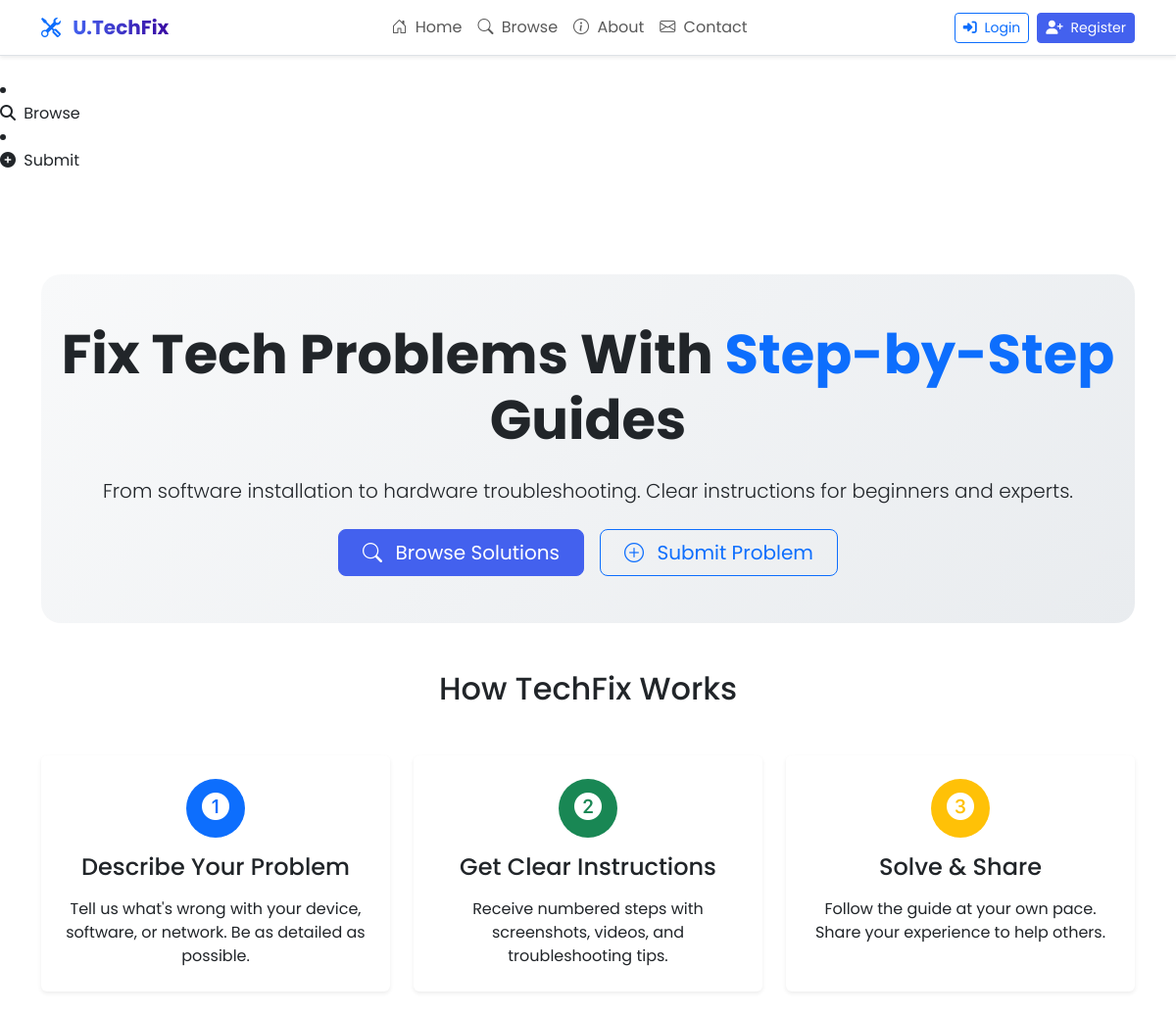
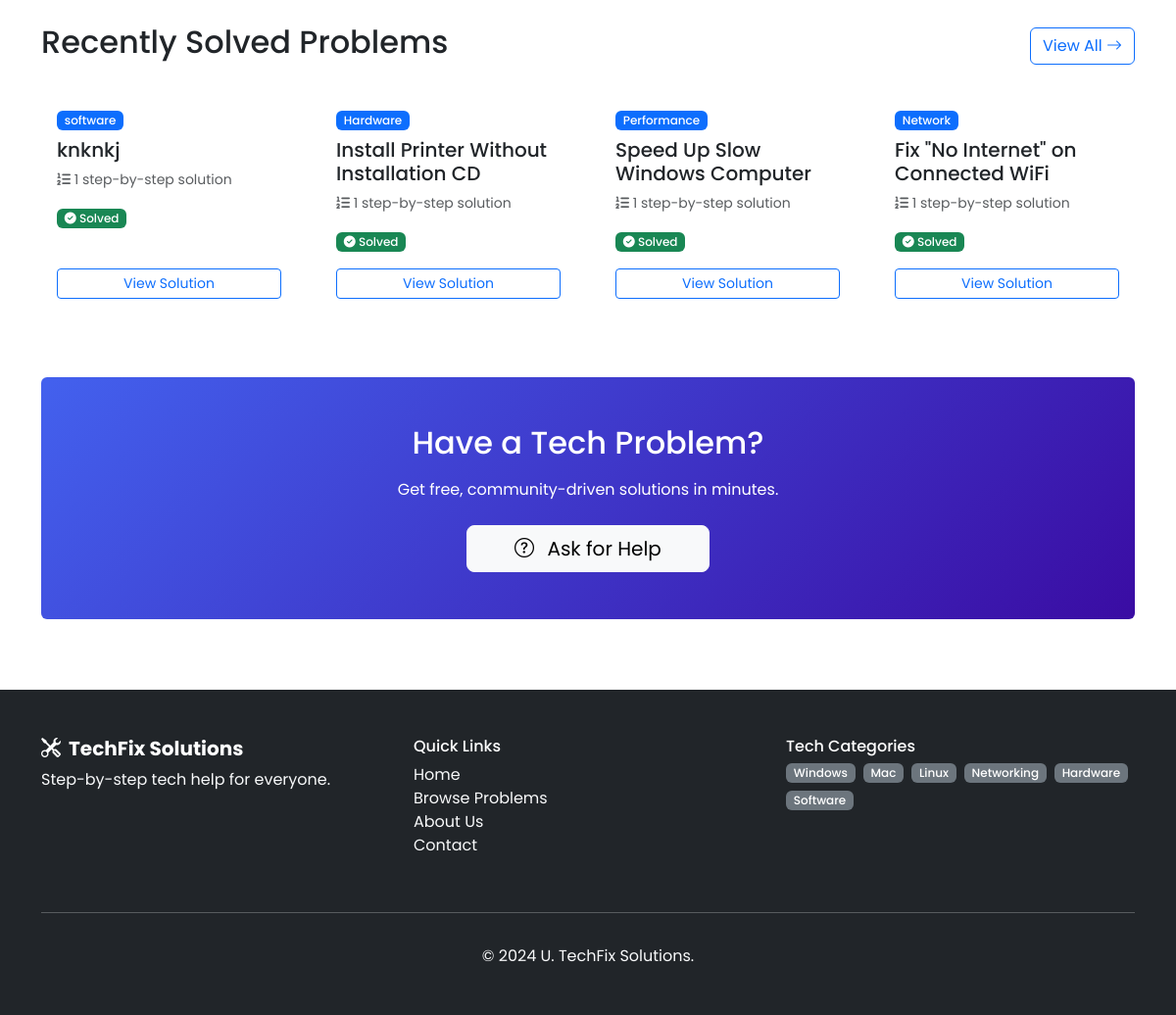
The page / on the database its author committed (2 pictures, top to bottom).
### Blog.py (models this page shows, shortened)
class Problem(db.Model):
    __tablename__ = 'problems'
    id = db.Column(db.Integer, primary_key=True)
    title = db.Column(db.String(200), nullable=False)
    description = db.Column(db.Text, nullable=False)
    category = db.Column(db.String(50))
    device_type = db.Column(db.String(50))
    operating_system = db.Column(db.String(50))
    urgency = db.Column(db.String(20), default='medium')
    is_solved = db.Column(db.Boolean, default=False)
    views = db.Column(db.Integer, default=0)
    solution_count = db.Column(db.Integer, default=0)
    user_id = db.Column(db.Integer, db.ForeignKey('users.id'), nullable=False)
    created_at = db.Column(db.DateTime, default=datetime.utcnow)
    updated_at = db.Column(db.DateTime, default=datetime.utcnow, onupdate=datetime.utcnow)
    author = db.relationship('User', backref='user_problems')
    solutions = db.relationship('Solution', backref='problem', lazy=True, cascade="all, delete-orphan")

### Blog.py (the view)
@app.route('/')
def home():
    recent_problems = Problem.query.filter_by(is_solved=True).order_by(Problem.created_at.desc()).limit(4).all()
    return render_template('index.html', title='Home', recent_problems=recent_problems)

### Blog.py (called while the page is built)
@app.context_processor
def inject_user():
    return dict(current_user=current_user)

### templates/index.html (shortened to what this page needs)
{% extends "base.html" %}
{% block content %}
<section class="hero-section text-center py-5 mb-5">
    <div class="container">
        <h1 class="display-4 fw-bold mb-4">
            Fix Tech Problems With
            <span class="text-primary">Step-by-Step</span> Guides
        </h1>
        <p class="lead mb-4">
            From software installation to hardware troubleshooting.
            Clear instructions for beginners and experts.
        </p>
        <div class="d-flex flex-column flex-md-row justify-content-center gap-3">
            <a href="{{ url_for('browse') }}" class="btn btn-primary btn-lg px-4">
                <i class="bi bi-search me-2"></i> Browse Solutions
            </a>
            <a href="{{ url_for('submit_problem') }}" class="btn btn-outline-primary btn-lg px-4">
                <i class="bi bi-plus-circle me-2"></i> Submit Problem
            </a>
        </div>
    </div>
</section>
<section class="how-it-works mb-5">
    <h2 class="text-center mb-5">How TechFix Works</h2>
    <div class="row g-4">
        <div class="col-md-4">
            <div class="card border-0 shadow-sm h-100 text-center p-4">
                <div class="step-number mb-3">
                    <span class="bg-primary text-white rounded-circle d-inline-flex align-items-center justify-content-center"
                          style="width: 60px; height: 60px;">
                        <i class="bi bi-1-circle-fill fs-3"></i>
                    </span>
                </div>
                <h4 class="card-title mb-3">Describe Your Problem</h4>
                <p class="card-text">
                    Tell us what's wrong with your device, software, or network.
                    Be as detailed as possible.
                </p>
            </div>
        </div>
        <div class="col-md-4">
            <div class="card border-0 shadow-sm h-100 text-center p-4">
                <div class="step-number mb-3">
                    <span class="bg-success text-white rounded-circle d-inline-flex align-items-center justify-content-center"
                          style="width: 60px; height: 60px;">
                        <i class="bi bi-2-circle-fill fs-3"></i>
                    </span>
                </div>
                <h4 class="card-title mb-3">Get Clear Instructions</h4>
                <p class="card-text">
                    Receive numbered steps with screenshots, videos,
                    and troubleshooting tips.
                </p>
            </div>
        </div>
        <div class="col-md-4">
            <div class="card border-0 shadow-sm h-100 text-center p-4">
                <div class="step-number mb-3">
                    <span class="bg-warning text-white rounded-circle d-inline-flex align-items-center justify-content-center"
                          style="width: 60px; height: 60px;">
                        <i class="bi bi-3-circle-fill fs-3"></i>
                    </span>
                </div>
                <h4 class="card-title mb-3">Solve & Share</h4>
                <p class="card-text">
                    Follow the guide at your own pace.
                    Share your experience to help others.
                </p>
            </div>
        </div>
    </div>
</section>
<section class="featured-problems mt-5">
    <div class="d-flex justify-content-between align-items-center mb-4">
        <h2>Recently Solved Problems</h2>
        <a href="{{ url_for('browse') }}" class="btn btn-outline-primary">
            View All <i class="bi bi-arrow-right"></i>
        </a>
    </div>
    <div class="row">
        {% if recent_problems %}
            {% for problem in recent_problems %}
            <div class="col-md-6 col-lg-3 mb-4">
                <div class="card h-100 problem-card">
                    <div class="card-body">
                        <span class="badge bg-primary mb-2">{{ problem.category }}</span>
                        <h5 class="card-title">
                            <a href="{{ url_for('problem_detail', problem_id=problem.id) }}"
                               class="text-decoration-none text-dark">
                                {{ problem.title }}
                            </a>
                        </h5>
                        <p class="card-text text-muted small">
                            <i class="fas fa-list-ol"></i>
                            {{ problem.solution_count }} step-by-step solution{{ 's' if problem.solution_count > 1 else '' }}
                        </p>
                        {% if problem.is_solved %}
                        <span class="badge bg-success">
                            <i class="fas fa-check-circle"></i> Solved
                        </span>
                        {% endif %}
                    </div>
                    <div class="card-footer bg-white border-0 pt-0">
                        <a href="{{ url_for('problem_detail', problem_id=problem.id) }}"
                           class="btn btn-sm btn-outline-primary w-100">
                            View Solution
                        </a>
                    </div>
                </div>
            </div>
            {% endfor %}
        {% endif %}
    </div>
</section>
<section class="cta-section bg-primary text-white rounded p-5 mt-5 text-center">
    <h2 class="mb-3">Have a Tech Problem?</h2>
    <p class="mb-4">Get free, community-driven solutions in minutes.</p>
    <a href="{{ url_for('submit_problem') }}" class="btn btn-light btn-lg px-5">
        <i class="bi bi-question-circle me-2"></i> Ask for Help
    </a>
</section>
{% endblock %}

### static/main.css (style rules this page uses)
:root { --primary-color: #4361ee; --secondary-color: #3a0ca3; --accent-color: #4cc9f0; --light-color: #f8f9fa; --dark-color: #212529; --success-color: #4ade80; --warning-color: #f59e0b; }
body { font-family: 'Poppins', sans-serif; padding-top: 80px; }
.hero-section { background: linear-gradient(135deg, #f8f9fa 0%, #e9ecef 100%); border-radius: 20px; }
.card { border: none; transition: transform 0.3s ease, box-shadow 0.3s ease; }
.step-number { transition: transform 0.3s ease; }
.btn-primary { background-color: var(--primary-color); border-color: var(--primary-color); }
.badge { font-weight: 500; padding: 0.35em 0.65em; }
.cta-section { background: linear-gradient(135deg, var(--primary-color), var(--secondary-color)); }

### rows shown on the page
Problem: category "software", title "knknkj", solution_count "1", is_solved True (drawn)
Problem: category "Hardware", title "Install Printer Without Installation CD", solution_count "1", is_solved True (drawn)
Problem: category "Performance", title "Speed Up Slow Windows Computer", solution_count "1", is_solved True (drawn)
Problem: category "Network", title "Fix \"No Internet\" on Connected WiFi", solution_count "1", is_solved True (drawn)
